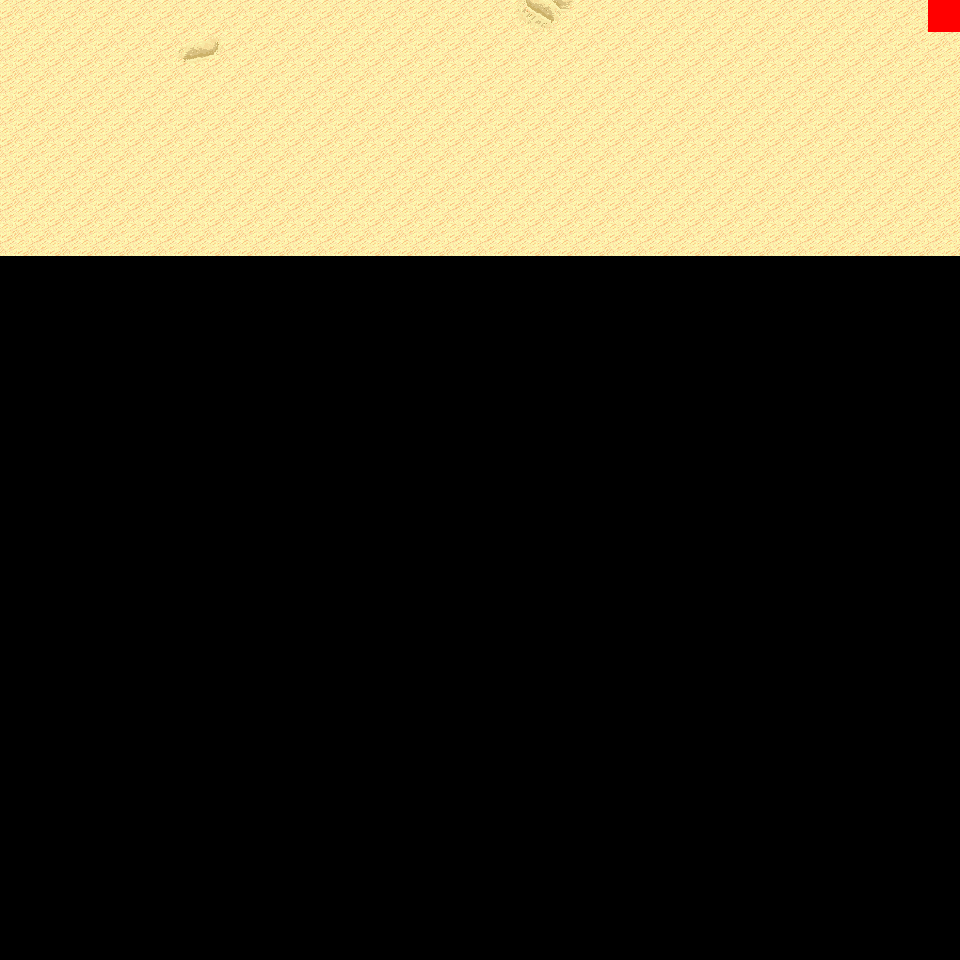

A 2D game scene composited from a Tiled map and its tileset images. What follows is a short description and the map's XML, with each tile layer's data collapsed to a summary:
An orthogonal 30x30 tile map with 32x32 px tiles, 6 tile layers (Ground, Object, Object2, Above, ...), 8 tilesets and 3 objects (3x mapExit).

<map version="1.0" orientation="orthogonal" renderorder="right-down" width="30" height="30" tilewidth="32" tileheight="32" nextobjectid="4">
  <tileset firstgid="1" name="tileset_logic_collision" tilewidth="32" tileheight="32" tilecount="1" columns="1">
    <image source="../drawable/tileset_logic_collision.png" width="32" height="32" />
  </tileset>
  <tileset firstgid="2" name="tileset_ground_ground" tilewidth="32" tileheight="32" tilecount="33" columns="3">
    <image source="../drawable/tileset_ground_ground.png" width="96" height="352" />
  </tileset>
  <tileset firstgid="35" name="tileset_ground_ridge_earth_pale" tilewidth="32" tileheight="32" tilecount="96" columns="12">
    <image source="../drawable/tileset_ground_ridge_earth_pale.png" width="384" height="256" />
  </tileset>
  <tileset firstgid="131" name="tileset_ground_ridge_earth_dark" tilewidth="32" tileheight="32" tilecount="96" columns="12">
    <image source="../drawable/tileset_ground_ridge_earth_dark.png" width="384" height="256" />
  </tileset>
  <tileset firstgid="227" name="tileset_terrain_desert" tilewidth="32" tileheight="32" tilecount="88" columns="8">
    <image source="../drawable/tileset_terrain_desert.png" width="256" height="352" />
  </tileset>
  <tileset firstgid="315" name="tileset_plant_tree_tree_darkgreen" tilewidth="32" tileheight="32" tilecount="88" columns="8">
    <image source="../drawable/tileset_plant_tree_tree_darkgreen.png" width="256" height="352" />
  </tileset>
  <tileset firstgid="403" name="tileset_plant_cactus_2" tilewidth="32" tileheight="32" tilecount="10" columns="5">
    <image source="../drawable/tileset_plant_cactus_2.png" width="160" height="64" />
  </tileset>
  <tileset firstgid="413" name="tileset_ground_sand_2" tilewidth="32" tileheight="32" tilecount="15" columns="5">
    <image source="../drawable/tileset_ground_sand_2.png" width="160" height="96" />
  </tileset>
  <layer name="Ground" width="30" height="30">
    <data>[900 cells, 240 non-empty, 5 distinct tile ids]</data>
  </layer>
  <layer name="Object" width="30" height="30">
    <data>[900 cells, 1 non-empty, 1 distinct tile ids]</data>
  </layer>
  <layer name="Object2" width="30" height="30">
    <data>[900 cells, 0 non-empty, 0 distinct tile ids]</data>
  </layer>
  <layer name="Above" width="30" height="30">
    <data>[900 cells, 0 non-empty, 0 distinct tile ids]</data>
  </layer>
  <layer name="Above2" width="30" height="30">
    <data>[900 cells, 0 non-empty, 0 distinct tile ids]</data>
  </layer>
  <layer name="Walkable" width="30" height="30">
    <data>[900 cells, 1 non-empty, 1 distinct tile ids]</data>
  </layer>
  <objectgroup name="MapEvents">
    <object id="1" name="north" type="mapExit" x="0" y="0" width="928" height="32">
      <properties>
        <property name="map" value="level_0_x3_y131" />
        <property name="x" value="0" />
        <property name="y" value="28" />
      </properties>
    </object>
    <object id="2" name="west" type="mapExit" x="0" y="0" width="32" height="960">
      <properties>
        <property name="map" value="level_0_x2_y132" />
        <property name="x" value="28" />
        <property name="y" value="0" />
      </properties>
    </object>
    <object id="3" name="east" type="mapExit" x="928" y="32" width="32" height="928">
      <properties>
        <property name="map" value="level_0_x4_y132" />
        <property name="x" value="1" />
        <property name="y" value="1" />
      </properties>
    </object>
  </objectgroup>
</map>
